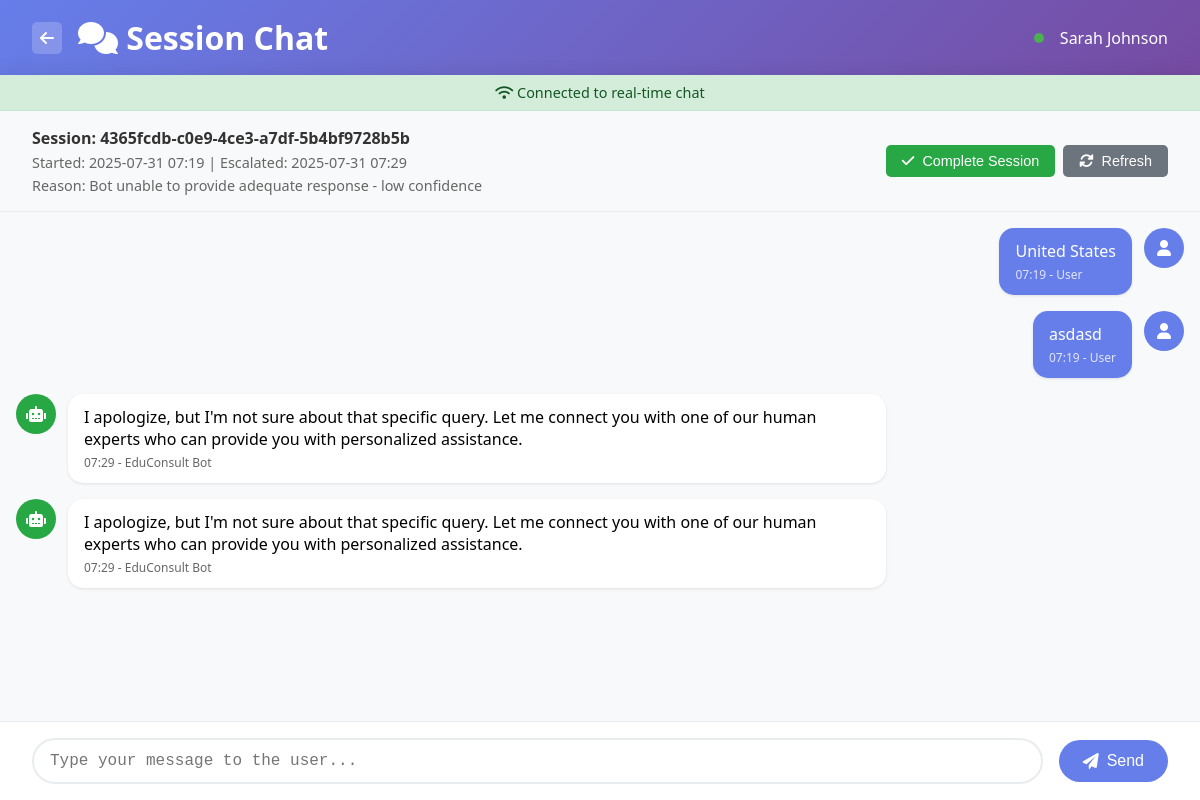
Page /agent/session/4365fcdb-c0e9-4ce3-a7df-5b4bf9728b5b (signed in) on the committed database.
### human_handoff/models.py (models this page shows, shortened)
class Agent(db.Model):
    __tablename__ = 'agents'
    id = db.Column(db.Integer, primary_key=True)
    agent_id = db.Column(db.String(50), unique=True, nullable=False)
    name = db.Column(db.String(100), nullable=False)
    email = db.Column(db.String(120), unique=True, nullable=False)
    phone = db.Column(db.String(20))
    specialization = db.Column(db.String(100))
    password_hash = db.Column(db.String(255), nullable=True)
    password_set = db.Column(db.Boolean, default=False)  # True if agent has set their password
    status = db.Column(db.String(20), default='available')  # available, busy, offline
    max_concurrent_sessions = db.Column(db.Integer, default=5)
    current_sessions = db.Column(db.Integer, default=0)
    created_at = db.Column(db.DateTime, default=datetime.utcnow)
    last_active = db.Column(db.DateTime, default=datetime.utcnow)
    total_sessions_handled = db.Column(db.Integer, default=0)
    average_response_time = db.Column(db.Integer, default=0)  # in seconds
    is_active = db.Column(db.Boolean, default=True)
    agent_sessions = db.relationship('AgentSession', backref='agent', lazy=True)

class ChatSession(db.Model):
    __tablename__ = 'chat_sessions'
    id = db.Column(db.Integer, primary_key=True)
    session_id = db.Column(db.String(100), unique=True, nullable=False, default=lambda: str(uuid.uuid4()))
    user_id = db.Column(db.String(100))  # Keep for backward compatibility with guest sessions
    student_id = db.Column(db.Integer, db.ForeignKey('students.id'), nullable=True)  # New FK for authenticated users
    created_at = db.Column(db.DateTime, default=datetime.utcnow)
    updated_at = db.Column(db.DateTime, default=datetime.utcnow, onupdate=datetime.utcnow)
    status = db.Column(db.String(20), default='active')  # active, closed, escalated
    requires_human = db.Column(db.Boolean, default=False)
    assigned_agent_id = db.Column(db.Integer, db.ForeignKey('agents.id'))
    escalation_reason = db.Column(db.Text)
    escalated_at = db.Column(db.DateTime)
    resolved_at = db.Column(db.DateTime)
    user_satisfaction_rating = db.Column(db.Integer)
    notes = db.Column(db.Text)
    messages = db.relationship('Message', backref='session', lazy=True, cascade='all, delete-orphan')
    assigned_agent = db.relationship('Agent', backref='assigned_sessions')
    analytics = db.relationship('SessionAnalytics', backref='session', uselist=False, cascade='all, delete-orphan')

class Message(db.Model):
    __tablename__ = 'messages'
    id = db.Column(db.Integer, primary_key=True)
    session_id = db.Column(db.String(100), db.ForeignKey('chat_sessions.session_id'), nullable=False)
    sender_type = db.Column(db.String(10), nullable=False)  # user, bot, agent
    sender_id = db.Column(db.String(100))
    message_content = db.Column(db.Text, nullable=False)
    message_type = db.Column(db.String(20), default='text')  # text, image, file, system
    timestamp = db.Column(db.DateTime, default=datetime.utcnow)
    is_fallback = db.Column(db.Boolean, default=False)
    message_metadata = db.Column(db.Text)  # JSON string for additional data

### human_handoff/agent_routes.py (the view)
@agent_bp.route('/session/<session_id>')
def session_detail(session_id):
    if 'agent_id' not in session:
        return redirect(url_for('agent.agent_login'))
    chat_session = ChatSession.query.filter_by(session_id=session_id).first()
    if not chat_session:
        return "Session not found", 404
    messages = Message.query.filter_by(session_id=session_id).order_by(Message.timestamp.asc()).all()
    agent_id = session['agent_id']
    agent = Agent.query.filter_by(agent_id=agent_id).first()
    return render_template('agent/session_detail.html',
                         session=chat_session,
                         messages=messages,
                         agent=agent)

### templates/agent/session_detail.html (shortened to what this page needs)
<!DOCTYPE html>
<html lang="en">
<head>
    <link href="https://cdnjs.cloudflare.com/ajax/libs/font-awesome/6.0.0/css/all.min.css" rel="stylesheet">
</head>
<body>
    <div class="header">
        <div class="header-left">
            <a href="/agent/dashboard" class="back-btn">
                <i class="fas fa-arrow-left"></i>
            </a>
            <h1><i class="fas fa-comments"></i> Session Chat</h1>
        </div>
        <div class="session-info">
            <div class="status-indicator"></div>
            <span>{{ agent.name }}</span>
        </div>
    </div>
    <div class="chat-container">
        <div id="connection-status" class="connection-status">
            <i class="fas fa-wifi"></i> Connected to real-time chat
        </div>
        <div class="chat-header">
            <div class="session-details">
                <div class="session-id">Session: {{ session.session_id }}</div>
                <div class="session-meta">
                    Started: {{ session.created_at.strftime('%Y-%m-%d %H:%M') if session.created_at else 'N/A' }} |
                    Escalated: {{ session.escalated_at.strftime('%Y-%m-%d %H:%M') if session.escalated_at else 'N/A' }}
                </div>
                <div class="session-meta">
                    Reason: {{ session.escalation_reason or 'Bot unable to help' }}
                </div>
            </div>
            <div class="chat-actions">
                <button class="btn btn-success" onclick="completeSession()">
                    <i class="fas fa-check"></i> Complete Session
                </button>
                <button class="btn btn-secondary" onclick="refreshMessages()">
                    <i class="fas fa-sync-alt"></i> Refresh
                </button>
            </div>
        </div>
        <div class="messages-container" id="messages-container">
            {% for message in messages %}
            <div class="message {{ message.sender_type }}">
                <div class="message-avatar">
                    {% if message.sender_type == 'user' %}
                        <i class="fas fa-user"></i>
                    {% elif message.sender_type == 'bot' %}
                        <i class="fas fa-robot"></i>
                    {% else %}
                        <i class="fas fa-user-tie"></i>
                    {% endif %}
                </div>
                <div class="message-content">
                    {{ message.message_content }}
                    <div class="message-meta">
                        {{ message.timestamp.strftime('%H:%M') if message.timestamp else 'N/A' }}
                        {% if message.sender_type == 'agent' %}
                            - {{ agent.name }}
                        {% elif message.sender_type == 'bot' %}
                            - EduConsult Bot
                        {% else %}
                            - User
                        {% endif %}
                    </div>
                </div>
            </div>
            {% endfor %}
        </div>
        <div class="input-container">
            <textarea
                id="message-input"
                class="message-input"
                placeholder="Type your message to the user..."
                rows="1"
            ></textarea>
            <button id="send-btn" class="send-btn" onclick="sendMessage()">
                <i class="fas fa-paper-plane"></i> Send
            </button>
        </div>
    </div>
</body>
</html>

### templates/agent/session_detail.html (style rules this page uses)
* { margin: 0; padding: 0; box-sizing: border-box; }
body { font-family: 'Segoe UI', Tahoma, Geneva, Verdana, sans-serif; background: #f5f6fa; height: 100vh; display: flex; flex-direction: column; }
.header { background: linear-gradient(135deg, #667eea 0%, #764ba2 100%); color: white; padding: 1rem 2rem; display: flex; justify-content: space-between; align-items: center; box-shadow: 0 2px 10px rgba(0,0,0,0.1); }
.header-left { display: flex; align-items: center; gap: 1rem; }
.back-btn { background: rgba(255,255,255,0.2); color: white; border: none; padding: 0.5rem; border-radius: 5px; cursor: pointer; text-decoration: none; display: flex; align-items: center; }
.session-info { display: flex; align-items: center; gap: 1rem; }
.status-indicator { width: 10px; height: 10px; border-radius: 50%; background: #4CAF50; }
.chat-container { flex: 1; display: flex; flex-direction: column; max-width: 1200px; margin: 0 auto; width: 100%; background: white; box-shadow: 0 0 20px rgba(0,0,0,0.1); }
.chat-header { background: #f8f9fa; padding: 1rem 2rem; border-bottom: 1px solid #e9ecef; display: flex; justify-content: space-between; align-items: center; }
.session-details { display: flex; flex-direction: column; gap: 0.25rem; }
.session-id { font-weight: 600; color: #333; }
.session-meta { font-size: 0.9rem; color: #666; }
.chat-actions { display: flex; gap: 0.5rem; }
.btn { padding: 0.5rem 1rem; border: none; border-radius: 5px; cursor: pointer; font-size: 0.9rem; text-decoration: none; display: inline-flex; align-items: center; gap: 0.5rem; transition: all 0.2s ease; }
.btn-success { background: #28a745; color: white; }
.btn-secondary { background: #6c757d; color: white; }
.messages-container { flex: 1; overflow-y: auto; padding: 1rem; background: #f8f9fa; }
.message { margin-bottom: 1rem; display: flex; align-items: flex-start; gap: 0.75rem; }
.message.user { flex-direction: row-reverse; }
.message-avatar { width: 40px; height: 40px; border-radius: 50%; display: flex; align-items: center; justify-content: center; color: white; font-weight: bold; flex-shrink: 0; }
.message.user .message-avatar { background: #667eea; }
.message.bot .message-avatar { background: #28a745; }
.message-content { max-width: 70%; background: white; padding: 0.75rem 1rem; border-radius: 15px; box-shadow: 0 1px 3px rgba(0,0,0,0.1); }
.message.user .message-content { background: #667eea; color: white; }
.message-meta { font-size: 0.75rem; color: #666; margin-top: 0.25rem; }
.message.user .message-meta { color: rgba(255,255,255,0.8); }
.input-container { background: white; padding: 1rem 2rem; border-top: 1px solid #e9ecef; display: flex; gap: 1rem; align-items: center; }
.message-input { flex: 1; padding: 0.75rem 1rem; border: 2px solid #e9ecef; border-radius: 25px; font-size: 1rem; outline: none; resize: none; min-height: 44px; max-height: 120px; }
.send-btn { background: #667eea; color: white; border: none; padding: 0.75rem 1.5rem; border-radius: 25px; cursor: pointer; font-size: 1rem; display: flex; align-items: center; gap: 0.5rem; transition: background 0.2s ease; }
.connection-status { padding: 0.5rem 1rem; background: #d4edda; color: #155724; border-bottom: 1px solid #c3e6cb; text-align: center; font-size: 0.9rem; }

### rows in the picture
Agent: name "Sarah Johnson"
ChatSession: session_id "4365fcdb-c0e9-4ce3-a7df-5b4bf9728b5b", created_at "2025-07-31 07:19", escalated_at "2025-07-31 07:29", escalation_reason "Bot unable to provide adequate response - low confidence"
Message: sender_type "user" (drawn), message_content "United States", timestamp "07:19"
Message: sender_type "user" (drawn), message_content "asdasd", timestamp "07:19"
Message: sender_type "bot" (drawn), message_content "I apologize, but I'm not sure about that specific query. Let me connect you with one of our human experts who can provide you with personalized assistance.", timestamp "07:29"
Message: sender_type "bot" (drawn), message_content "I apologize, but I'm not sure about that specific query. Let me connect you with one of our human experts who can provide you with personalized assistance.", timestamp "07:29"
